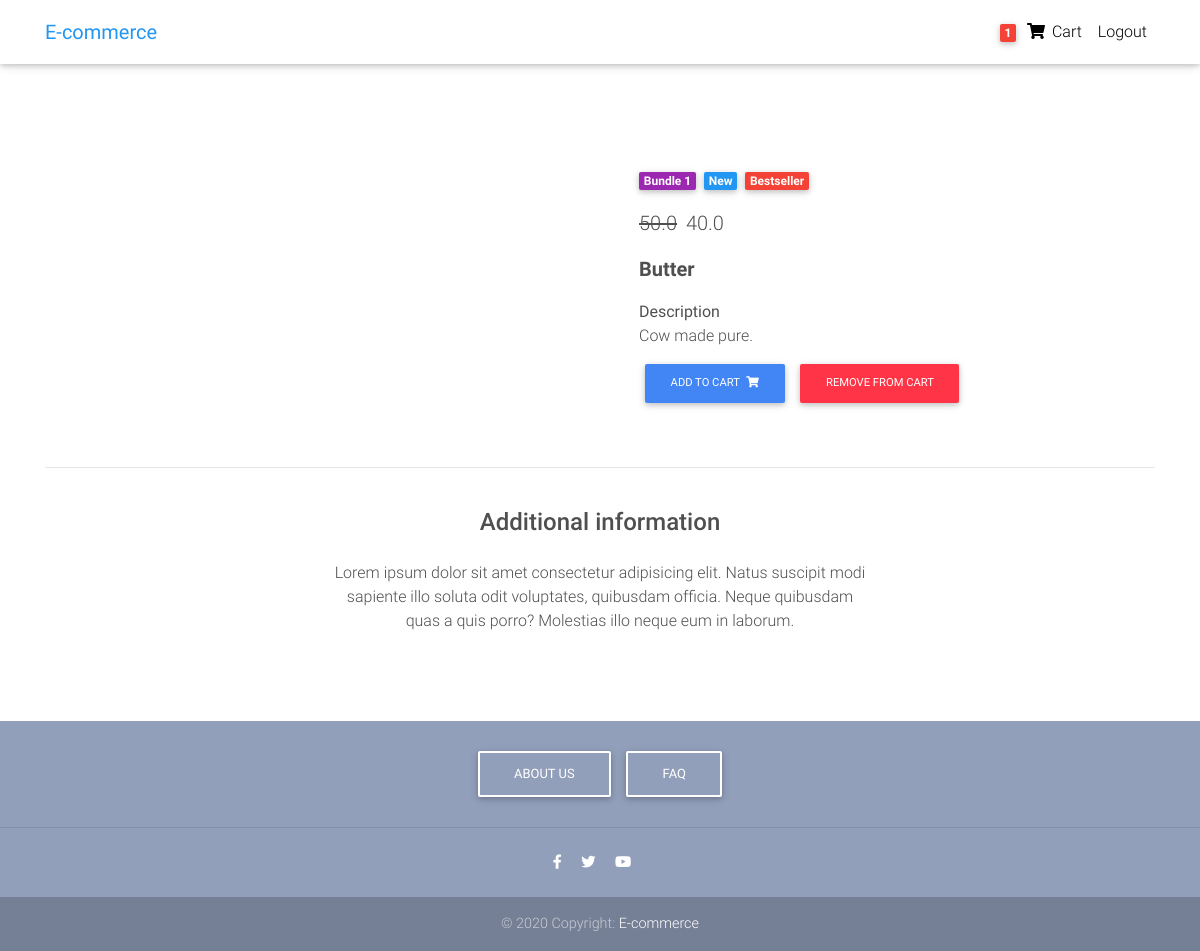
The page /product/2/ (signed in) on the database its author committed.
### core/models.py (models this page shows, shortened)
class Order(models.Model):
	user = models.ForeignKey(settings.AUTH_USER_MODEL,
							on_delete=models.CASCADE)
	items = models.ManyToManyField(OrderItem)
	start_date = models.DateTimeField(auto_now_add=True)
	ordered_date = models.DateTimeField()
	ordered = models.BooleanField(default=False)

class Item(models.Model):
	title = models.CharField(max_length=50)
	description = models.CharField(max_length=200)
	price = models.FloatField()
	discount_price = models.FloatField(blank=True,null=True)
	category = models.CharField(choices=CATEGOTY_CHOICES, max_length=2)
	label = models.CharField(choices=LABEL_CHOICES, max_length=1)
	slug = models.SlugField(unique=True)
	def get_add_to_cart_url(self):
		return reverse("core:add-to-cart", kwargs={
			'slug':self.slug
			})
	def get_remove_from_cart_url(self):
		return reverse("core:remove-from-cart", kwargs={
			'slug':self.slug
			})

### core/views.py (the view)
# urls.py: path('product/<slug>/', ItemDetailView.as_view(), name='product'),
class ItemDetailView(DetailView):
	model = Item
	template_name = "product-page.html"

### core/templatetags/cart_template_tags.py (called while the page is built)
@register.filter
def cart_item_count(user):
    if user.is_authenticated:
        qs = Order.objects.filter(user=user, ordered=False)
        if qs.exists():
            return qs[0].items.count()
    return 0

### templates/product-page.html (shortened to what this page needs)
{% extends "base.html" %}
{% block own_content %}
  <main>
    <div class="container dark-grey-text mt-5">
      <div class="row wow fadeIn">
        <div class="col-md-6 mb-4">
        </div>
        <div class="col-md-6 mb-4">
          <div class="p-4">
            <div class="mb-3">
              <a href="">
                <span class="badge purple mr-1">{{ object.get_category_display}}</span>
              </a>
              <a href="">
                <span class="badge blue mr-1">New</span>
              </a>
              <a href="">
                <span class="badge red mr-1">Bestseller</span>
              </a>
            </div>
            <p class="lead">
                {% if object.discount_price %}
                <span class="mr-1">
                <del>{{ object.price }}</del>
                </span>
                <span class="mr-1">
                {{ object.discount_price }}
                </span>
                {% else %}
                {{ object.price}}
                {% endif %}
            </p>
            <p class="lead font-weight-bold">{{object.title}}</p>
            <p><b>Description </b><br/>
            {{object.description}}</p>
            <a href="{{ object.get_add_to_cart_url }}" class="btn btn-primary btn-md my-0 p">
              Add to cart
              <i class="fas fa-shopping-cart ml-1"></i>
            </a>
            <a href="{{ object.get_remove_from_cart_url }}" class="btn btn-danger btn-md my-0 p">
              Remove from cart
            </a>
          </div>
        </div>
      </div>
      <hr>
      <div class="row d-flex justify-content-center wow fadeIn">
        <div class="col-md-6 text-center">
          <h4 class="my-4 h4">Additional information</h4>
          <p>Lorem ipsum dolor sit amet consectetur adipisicing elit. Natus suscipit modi sapiente illo soluta odit
            voluptates,
            quibusdam officia. Neque quibusdam quas a quis porro? Molestias illo neque eum in laborum.</p>
        </div>
      </div>
      <div class="row wow fadeIn">
        <div class="col-lg-4 col-md-12 mb-4">
        </div>
        <div class="col-lg-4 col-md-6 mb-4">
        </div>
        <div class="col-lg-4 col-md-6 mb-4">
        </div>
      </div>
    </div>
  </main>
{% endblock own_content %}

### templates/navbar.html (shortened to what this page needs)
{% load static %}
{% load cart_template_tags %}
<nav class="navbar fixed-top navbar-expand-lg navbar-light white scrolling-navbar">
    <div class="container">
      <a class="navbar-brand waves-effect" href="/">
        <strong class="blue-text">E-commerce</strong>
      </a>
      <div class="collapse navbar-collapse" id="navbarSupportedContent">
        <ul class="navbar-nav nav-flex-icons">
          {% if request.user.is_authenticated %}
          <li class="nav-item">
            <a href="{% url 'core:order-summary' %}" class="nav-link waves-effect">
              <span class="badge red z-depth-1 mr-1"> {{ request.user|cart_item_count }} </span>
              <i class="fas fa-shopping-cart"></i>
              <span class="clearfix d-none d-sm-inline-block"> Cart </span>
            </a>
          </li>
          <li class="nav-item">
            <a class="nav-link waves-effect" href="{% url 'account_logout' %}">
              <span class="clearfix d-none d-sm-inline-block"> Logout </span>
            </a>
          </li>
          {% endif %}
        </ul>
      </div>
    </div>
</nav>

### templates/base.html (style rules this page uses)
html, body, header, .carousel { height: 60vh; }

### rows shown on the page
Item: category "Bundle 1", price "50.0", discount_price "40.0", title "Butter", description "Cow made pure."

### other values the page prints
{{ request.user|cart_item_count }} "1"
